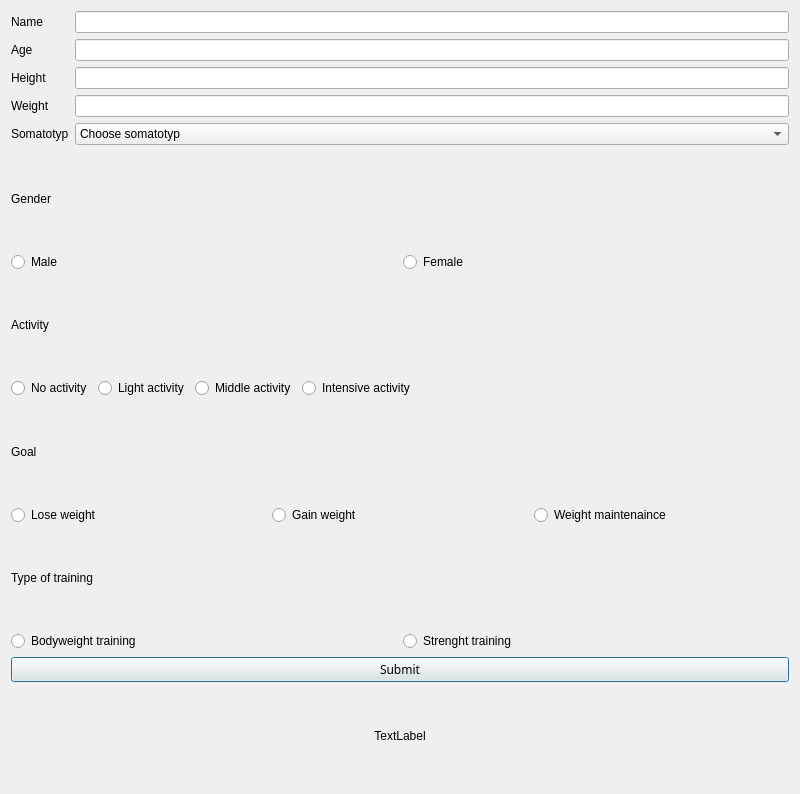
<?xml version="1.0" encoding="UTF-8"?>
<ui version="4.0">
 <class>Form</class>
 <widget class="QDialog" name="Form">
  <property name="geometry">
   <rect>
    <x>0</x>
    <y>0</y>
    <width>800</width>
    <height>794</height>
   </rect>
  </property>
  <property name="minimumSize">
   <size>
    <width>200</width>
    <height>200</height>
   </size>
  </property>
  <property name="maximumSize">
   <size>
    <width>800</width>
    <height>800</height>
   </size>
  </property>
  <property name="windowTitle">
   <string>Dialog</string>
  </property>
  <layout class="QVBoxLayout" name="verticalLayout_4">
   <item>
    <layout class="QVBoxLayout" name="verticalLayout_2">
     <item>
      <layout class="QFormLayout" name="formLayout_2">
       <item row="0" column="0">
        <widget class="QLabel" name="nameLBL">
         <property name="text">
          <string>Name</string>
         </property>
        </widget>
       </item>
       <item row="0" column="1">
        <widget class="QLineEdit" name="lineEdit">
         <property name="maximumSize">
          <size>
           <width>16777</width>
           <height>16777215</height>
          </size>
         </property>
         <property name="maxLength">
          <number>2500</number>
         </property>
        </widget>
       </item>
       <item row="1" column="0">
        <widget class="QLabel" name="ageLBL">
         <property name="text">
          <string>Age</string>
         </property>
        </widget>
       </item>
       <item row="1" column="1">
        <widget class="QLineEdit" name="lineEdit_2"/>
       </item>
       <item row="2" column="0">
        <widget class="QLabel" name="heightLBL">
         <property name="text">
          <string>Height</string>
         </property>
        </widget>
       </item>
       <item row="2" column="1">
        <widget class="QLineEdit" name="lineEdit_3"/>
       </item>
       <item row="3" column="0">
        <widget class="QLabel" name="weightLBL">
         <property name="text">
          <string>Weight</string>
         </property>
        </widget>
       </item>
       <item row="3" column="1">
        <widget class="QLineEdit" name="lineEdit_4"/>
       </item>
       <item row="4" column="0">
        <widget class="QLabel" name="label_3">
         <property name="text">
          <string>Somatotyp</string>
         </property>
        </widget>
       </item>
       <item row="4" column="1">
        <widget class="QComboBox" name="comboBox">
         <item>
          <property name="text">
           <string>Choose somatotyp</string>
          </property>
         </item>
         <item>
          <property name="text">
           <string>Ektomorph</string>
          </property>
         </item>
         <item>
          <property name="text">
           <string>Mezomorph</string>
          </property>
         </item>
         <item>
          <property name="text">
           <string>Ektomezomorph</string>
          </property>
         </item>
         <item>
          <property name="text">
           <string>Endomezomorph</string>
          </property>
         </item>
         <item>
          <property name="text">
           <string>Endomorph</string>
          </property>
         </item>
        </widget>
       </item>
      </layout>
     </item>
    </layout>
   </item>
   <item>
    <widget class="QLabel" name="label_2">
     <property name="layoutDirection">
      <enum>Qt::LeftToRight</enum>
     </property>
     <property name="text">
      <string>Gender</string>
     </property>
    </widget>
   </item>
   <item>
    <layout class="QHBoxLayout" name="horizontalLayout">
     <item>
      <widget class="QRadioButton" name="genderBTN">
       <property name="text">
        <string>Male</string>
       </property>
      </widget>
     </item>
     <item>
      <widget class="QRadioButton" name="genderBTN2">
       <property name="text">
        <string>Female</string>
       </property>
      </widget>
     </item>
    </layout>
   </item>
   <item>
    <widget class="QLabel" name="label">
     <property name="text">
      <string>Activity</string>
     </property>
    </widget>
   </item>
   <item>
    <layout class="QVBoxLayout" name="verticalLayout_6">
     <item>
      <layout class="QHBoxLayout" name="horizontalLayout_3">
       <item>
        <widget class="QRadioButton" name="activityBTN4">
         <property name="font">
          <font>
           <fontweight>DemiBold</fontweight>
          </font>
         </property>
         <property name="layoutDirection">
          <enum>Qt::LeftToRight</enum>
         </property>
         <property name="text">
          <string>No activity</string>
         </property>
        </widget>
       </item>
       <item>
        <widget class="QRadioButton" name="activityBTN1">
         <property name="text">
          <string>Light activity</string>
         </property>
        </widget>
       </item>
       <item>
        <widget class="QRadioButton" name="activityBTN2">
         <property name="text">
          <string>Middle activity</string>
         </property>
        </widget>
       </item>
       <item>
        <widget class="QRadioButton" name="activityBTN3">
         <property name="text">
          <string>Intensive activity</string>
         </property>
        </widget>
       </item>
       <item>
        <spacer name="horizontalSpacer">
         <property name="orientation">
          <enum>Qt::Horizontal</enum>
         </property>
         <property name="sizeHint" stdset="0">
          <size>
           <width>40</width>
           <height>20</height>
          </size>
         </property>
        </spacer>
       </item>
      </layout>
     </item>
    </layout>
   </item>
   <item>
    <widget class="QLabel" name="label_8">
     <property name="text">
      <string>Goal</string>
     </property>
    </widget>
   </item>
   <item>
    <layout class="QVBoxLayout" name="verticalLayout_7">
     <item>
      <layout class="QHBoxLayout" name="horizontalLayout_4">
       <item>
        <widget class="QRadioButton" name="goalBTN1">
         <property name="text">
          <string>Lose weight</string>
         </property>
        </widget>
       </item>
       <item>
        <widget class="QRadioButton" name="goalBTN2">
         <property name="text">
          <string>Gain weight</string>
         </property>
        </widget>
       </item>
       <item>
        <widget class="QRadioButton" name="goalBTN3">
         <property name="text">
          <string>Weight maintenaince</string>
         </property>
        </widget>
       </item>
      </layout>
     </item>
    </layout>
   </item>
   <item>
    <widget class="QLabel" name="label_9">
     <property name="text">
      <string>Type of training</string>
     </property>
    </widget>
   </item>
   <item>
    <layout class="QVBoxLayout" name="verticalLayout_10">
     <item>
      <layout class="QHBoxLayout" name="horizontalLayout_6">
       <item>
        <widget class="QRadioButton" name="trainingBTN1">
         <property name="text">
          <string>Bodyweight training</string>
         </property>
        </widget>
       </item>
       <item>
        <widget class="QRadioButton" name="trainingBTN2">
         <property name="text">
          <string>Strenght training</string>
         </property>
        </widget>
       </item>
      </layout>
     </item>
    </layout>
   </item>
   <item>
    <widget class="QPushButton" name="btnSubmit">
     <property name="font">
      <font>
       <family>Lucida Sans Unicode</family>
      </font>
     </property>
     <property name="text">
      <string>Submit</string>
     </property>
    </widget>
   </item>
   <item>
    <widget class="QLabel" name="lbl_picture1">
     <property name="text">
      <string>TextLabel</string>
     </property>
     <property name="alignment">
      <set>Qt::AlignCenter</set>
     </property>
    </widget>
   </item>
  </layout>
 </widget>
 <resources/>
 <connections/>
</ui>
